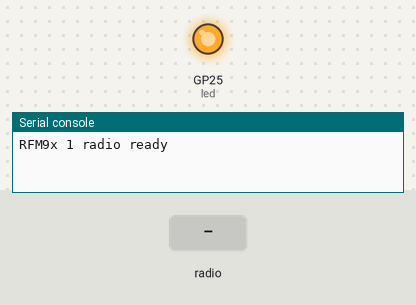
A program run on a simulated Raspberry Pi Pico running CircuitPython. Parts: output pins drawn as LEDs (lit = HIGH), the last lines printed to the serial console. Inputs (shaded band) come from the test bench. No radio messages arrive unless stated (any console line starting 'radio sent:' is added by the test bench).

Above: at 1.2 s.
1.3 s: radio message "1" arrives
At 3.6 s:
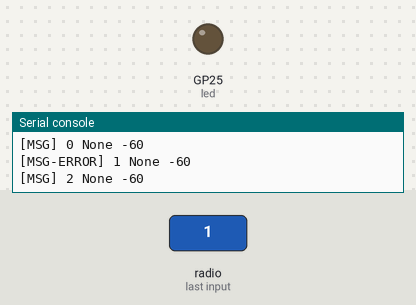
Timing chart, 0 to 8.9 s (numbered marks = the images above; inputs shaded):
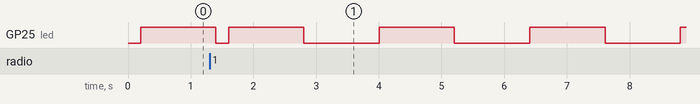

The program:

main.py
```python
import digitalio
import board
import analogio
from time import sleep

import sensors
import EasyCrypt


def main():
    led = digitalio.DigitalInOut(board.GP25)
    led.direction = digitalio.Direction.OUTPUT

    radio1Sensor = sensors.Radio(radioType=1)
    packetCount = 0

    keystring = b"14789d1c3101e101f5237e2f61df5cc5"
    ivstring = "f6aef1d8b77c1503c6db373ba8331157"

    while True:
        sleep(0.2)
        led.value = not led.value

        #radio1Sensor.send(f"Testing {packetCount}".encode("utf-8"))
        readRadio = radio1Sensor.read(timeout=1)

        try:
            readDecode = readRadio.decode("ascii") if readRadio is not None else readRadio
            if packetCount == 50:
                raise UnicodeError("Test Error")
        except UnicodeError as e:
            print("[ERROR]", readRadio, repr(e))
        #readRadio = bytearray(b"Testing")
        try:
            print("[MSG]", packetCount, EasyCrypt.decrypt_string(keystring, readDecode, ivstring) if readRadio else None, radio1Sensor.rfm9x.rssi)
        except:
            print("[MSG-ERROR]", packetCount, None, radio1Sensor.rfm9x.rssi)
        packetCount += 1


if __name__ == "__main__":
    main()
```

sensors.py
```python
import adafruit_rfm9x
import board
import digitalio

import deviceCommunication


class Radio:
    def __init__(self, radioType: int):
        locationsCsReset = {
            1: [board.GP6, board.GP7],
            2: [board.GP8, board.GP9]
        }

        csLocation, resetLocation = locationsCsReset[radioType]
        cs = digitalio.DigitalInOut(csLocation)
        reset = digitalio.DigitalInOut(resetLocation)

        successful = False
        i = 0

        while not successful:
            try:
                self.rfm9x = adafruit_rfm9x.RFM9x(deviceCommunication.GetSPI(), cs, reset, 433.0)
                successful = True
            except RuntimeError:
                i += 1
                if i % 100 == 0:
                    print(f"'rfm9x-{radioType}' not detected")

        print(f"RFM9x {radioType} radio ready")

    def read(self, timeout=1):
        return self.rfm9x.receive(timeout=timeout)

    def send(self, message):
        self.rfm9x.send(message)
```

EasyCrypt.py
```python
import aesio
from binascii import hexlify, unhexlify

name = "EasyCrypt"
mode = aesio.MODE_CTR


def encrypt_string(keystring, inpstring, ivstring):
    # Convert our string key to a byte array
    key = bytearray(keystring)

    # Convert the iv (Initialisation Vector/Nonce) to a byte arry
    iv = bytearray(unhexlify(ivstring))

    # Convert our string that we want to encrypt to a byte array
    inp = bytearray(inpstring)

    # Create a byte array to store the output in
    outp = bytearray(len(inp))

    # Create our cypher
    cipher = aesio.AES(key, mode, iv)

    # Encrypt the input into the output
    cipher.encrypt_into(inp, outp)

    # Convert that into the hex representation of the bytes, then decode that to
    # a string for us to return (easy to save in a database/file etc)
    trans = hexlify(outp).decode()

    return trans


def decrypt_string(keystring, inpstring, ivstring):
    # Convert our string key to a byte array
    key = bytearray(keystring)

    # Convert the iv (Initialisation Vector/Nonce) to a byte arry
    iv = bytearray(unhexlify(ivstring))

    # Unhex the input string, then convert it into a byte array
    inp = bytes(unhexlify(inpstring))

    # Create a byte array to store the output in
    outp = bytearray(len(inp))

    # Create our cypher
    cipher = aesio.AES(key, mode, iv)

    # Decrypt the data into the output array
    cipher.decrypt_into(inp, outp)

    # Conver the unencrypted bytes into a string to return
    trans = outp.decode()

    return trans
```

deviceCommunication.py
```python
import board
import busio

cache = {}


def GetSPI():
    if "spi" not in cache:
        spi = busio.SPI(clock=board.GP2, MOSI=board.GP3, MISO=board.GP4)
        cache["spi"] = spi

    return cache["spi"]
```

Measured:
- by itself, GP25 (led): repeats every 2.4 s: HIGH 1.2 s, LOW 1.2 s
